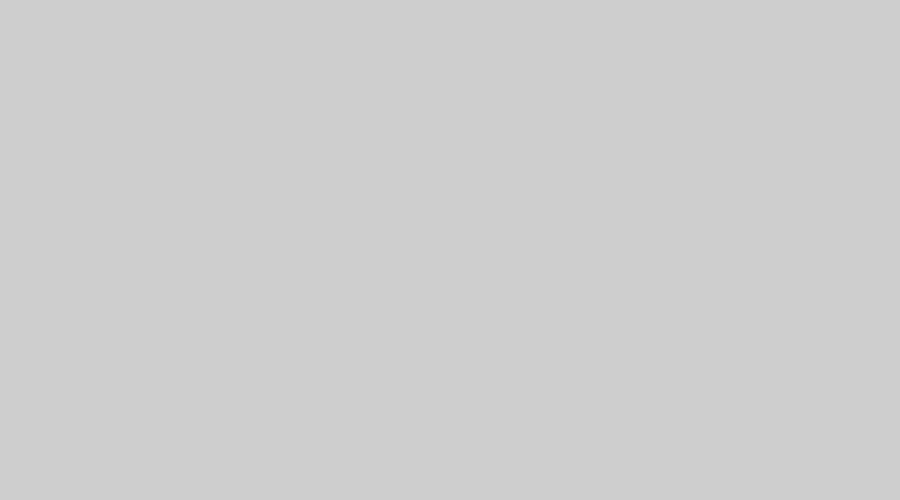
Frame 1 (no input)
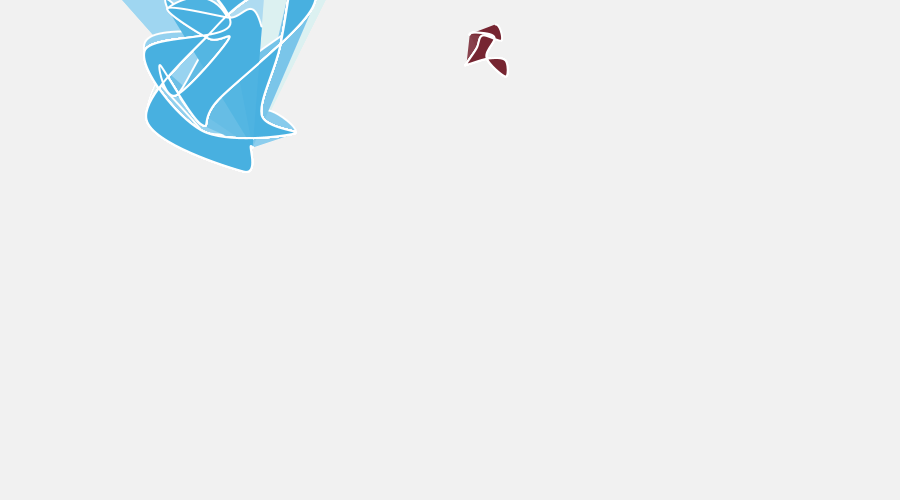
Frame 60 (the mouse pressed at the canvas centre just before this capture)
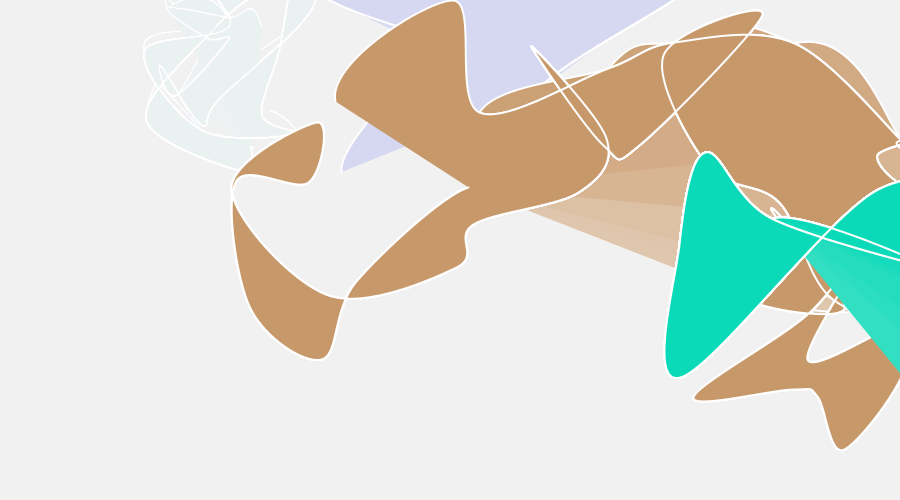
Frame 120 (the mouse held since frame 60 and released just before this capture)

The Processing sketch that drew these frames (run headless with seeded random() and noise(); from frame 60 on, the mouse is pressed at the canvas centre):

// Processing sketch: splotch_v3
// ── splotch_v3.pde
// splotch on page
// version 3
//  quadratic vertex
// how to makeeach splotch unfurl separately?

float t = 0; //oscillate random size of splotch;
float dt = .1;

int n = 0;

int nVertex = 20;
int maxVertex = 100;
float[] xX;
float[] yY;

float r, g, b;

void setup () {
  
  size(900,500);
  colorMode(RGB);
  translate(width/2, height/2);
  xX = new float[maxVertex];
  yY = new float[maxVertex];
  r = random(255);
  g = random(255);
  b = random(255);
  
}

void draw() {
  //background(0);
  fill(255,9);
  noStroke();
  rect(0,0, width, height);
  float x = random(0,width);
  float y = random(0,height);
  float x0 = x;
  float y0 = y;
  float x1 = x;
  float y1 = y;
  fill(102);
  stroke(255);
  strokeWeight(2);
  
  float randSize = (1+sin(t))*100;
 
  if (n % nVertex == 0) {  // reinitialize x,y;
    xX[0] = random(width);
    yY[0] = random(height);
    nVertex = int(random(2,maxVertex));
    for (int i = 1; i < nVertex; i++) {
      xX[i] = xX[i-1] + random(-randSize, randSize);
      yY[i] = yY[i-1] + random(-randSize, randSize);
      r = random(255);
      g = random(255);
      b = random(255);
      t += dt;
    }
  }
  
  
  beginShape();
   fill(r,g,b);
   
   //noStroke();
  for (int i = 0; i < n % nVertex; i++) { 
    curveVertex(xX[i],yY[i]);   
  }
  
  curveVertex(xX[0],yY[0]);
  
  endShape();
  
  
  delay(int(random(250)));
  n ++;
}
